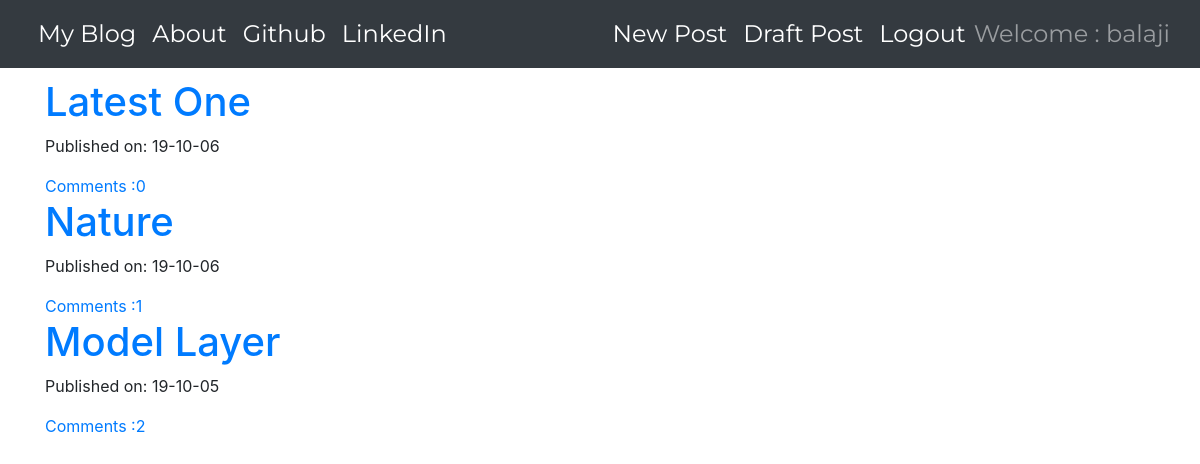
The app's page / (signed in) with its own data.
### blogApp/models.py (models this page shows, shortened)
class Post(models.Model):
    author = models.ForeignKey('auth.User',on_delete=models.CASCADE)
    title = models.CharField(max_length=256)
    text = models.TextField()
    create_time = models.DateTimeField(default=timezone.now)
    published_time = models.DateTimeField(blank=True,null=True)
    def approve_comments(self):
        return self.comments.filter(approved_comments=True)

### blogApp/views.py (the view)
# urls.py: path('',views.PostListView.as_view(),name='post_list'),
class PostListView(ListView):
    model = Post
    def get_queryset(self):
        return Post.objects.filter(published_time__lte=timezone.now()).order_by('-published_time')

### blogApp/templates/blogApp/post_list.html
{% extends 'blogApp/base.html' %}
{% block content %}
  <div class="cenerstage">
    {% for post in post_list %}
      <div class="post">
        <h1><a href="{% url 'post_detail' pk=post.pk %}">{{ post.title }}</a></h1>
        <div class="date">
          <p>Published on: {{ post.published_time|date:"y-m-d" }}</p>
        </div>
        <a href="{% url 'post_detail' pk=post.pk %}">Comments :{{ post.approve_comments.count }}</a>
      </div>
    {% endfor %}
  </div>
{% endblock %}

### blogApp/templates/blogApp/base.html (shortened to what this page needs)
<!DOCTYPE html>
{% load staticfiles %}
{% load octicons %}
<html lang="en" dir="ltr">
  <head>
    <link rel="stylesheet" href="https://stackpath.bootstrapcdn.com/bootstrap/4.3.1/css/bootstrap.min.css">
    <link rel="stylesheet" href="//cdn.jsdelivr.net/npm/medium-editor@latest/dist/css/medium-editor.min.css" type="text/css" media="screen" charset="utf-8">
    <link rel="stylesheet" href="{% static 'css/blogApp.css' %}">
  </head>
  <body>
    <nav class='navbar navbar-expand navbar-dark bg-dark techfont flex-md-row bd-navbar'>
      <div class="container">
        <div class="collapse navbar-collapse" id='navbarNav'>
          <ul class='navbar-nav bd-navbar-nav flex-row'>
            <li class="nav-item active"><a class='nav-link' href="{% url 'post_list' %}">My Blog</a></li>
            <li class="nav-item active"><a class='nav-link' href="{% url 'about' %}">About</a></li>
            <li class="nav-item active"><a class='nav-link' href="https://www.github.com">Github</a></li>
            <li class='nav-item active'><a class='nav-link' href="https://www.linkedin.com">LinkedIn</a></li>
          </ul>
          <ul class='navbar-nav flex-row ml-md-auto d-none d-md-flex'>
            {% if user.is_authenticated %}
              <li class='nav-item active'><a class='nav-link' href="{% url 'post_new' %}">New Post</a></li>
              <li class='nav-item active'><a class='nav-link' href="{% url 'draft' %}">Draft Post</a></li>
              <li class='nav-item active'><a class='nav-link' href="{% url 'logout' %}">Logout</a></li>
              <span class="navbar-text">Welcome : {{ user.username }}</span>
            {% else %}
              <li><a class="nav-item active navbar-right" href="{% url 'login' %}"><i class="fas fa-user" style="color:white"></i></a></li>
            {% endif %}
          </ul>
        </div>
      </div>
    </nav>
        <div class="content container">
            <div class="row">
                <div class="col-md-8">
                  <div class="blog_posts">
                    {% block content %}
                    {% endblock %}
                  </div>
                </div>
            </div>
        </div>
  </body>
</html>

### blogApp/static/css/blogApp.css (style rules this page uses)
.techfont { font-family: 'Montserrat', sans-serif; font-size: 1.5em; margin-bottom: 10px; }

### records on screen
Post: title "Latest One", published_time "19-10-06", approve_comments.count "0"
Post: title "Nature", published_time "19-10-06", approve_comments.count "1"
Post: title "Model Layer", published_time "19-10-05", approve_comments.count "2"

### other values on screen
{{ user.username }} "balaji"
